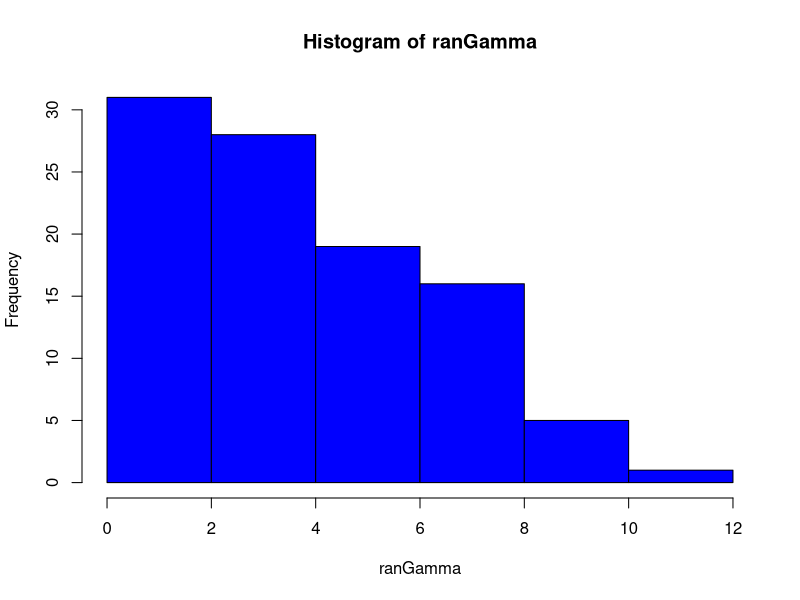
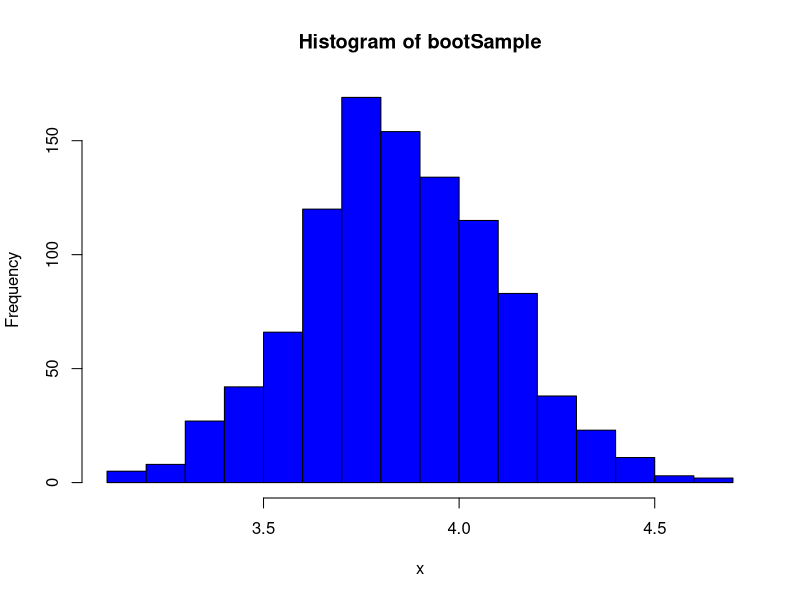
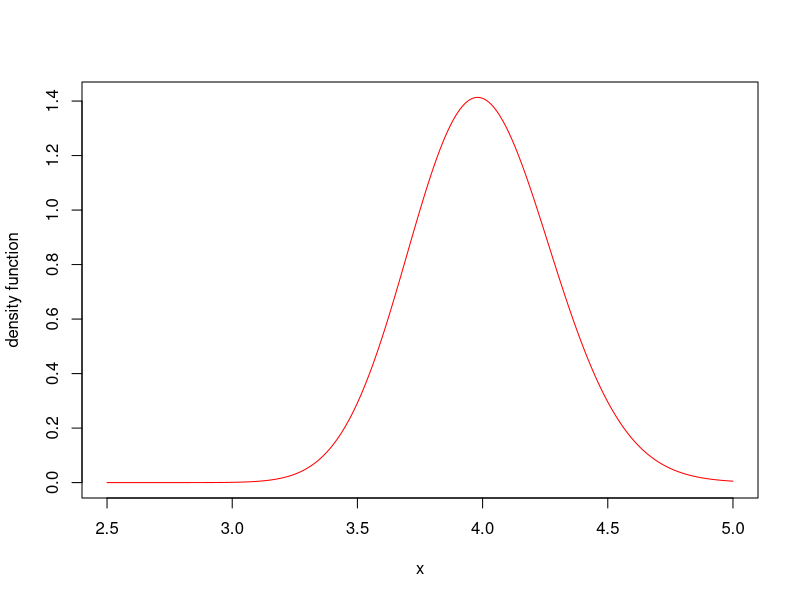
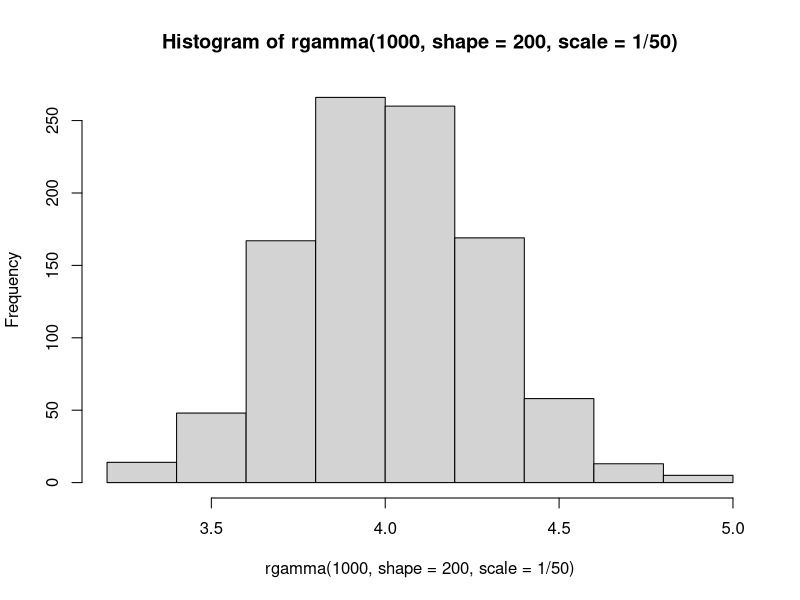
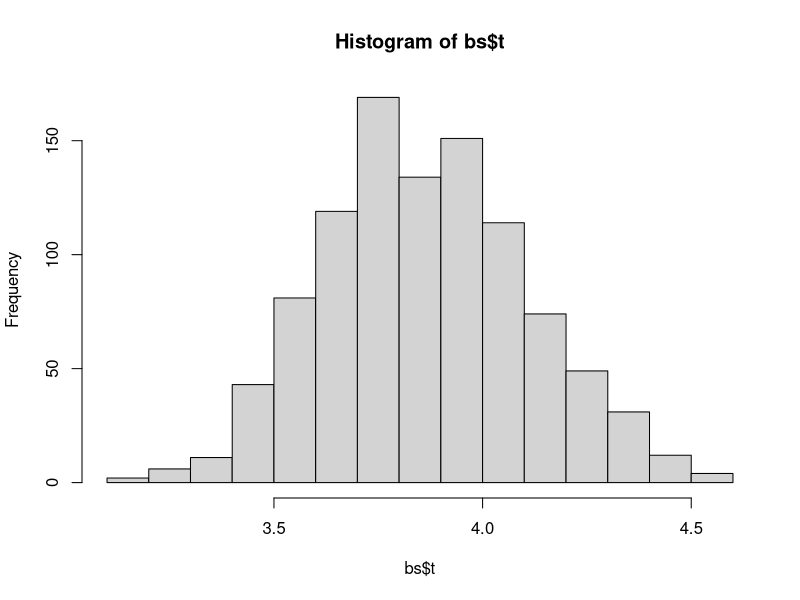

The R source for these figures, in order: (Note: a time limit stopped this script after it produced the figures.)
ranGamma = rgamma(100,shape=2,scale=2)
hist(ranGamma,col="BLUE")

BSsamplemean <- function (x)
{
  theta <- c();
  for (i in 1:1000)
    theta = append(theta,mean(sample(x,100,replace=TRUE)))
  theta
}
bootSample = BSsamplemean(ranGamma)
h = hist(bootSample,xlab="x",col="BLUE")#theta hat stjerna

plot(seq(2.5,5,0.001),dgamma(seq(2.5,5,0.001),shape=200,scale=1/50),type="l",col="RED",xlab="x",ylab="density function")
hist(rgamma(1000,shape=200,scale=1/50)) # theta hat
bias = mean(bootSample)-mean(ranGamma)
variance = var(bootSample)

######################
statistic <- function(x,d) mean(x[d])
bs = boot::boot(ranGamma,statistic,1000)
hist(bs$t)
#######################
# CIs
bootSample = sort(bootSample)
t25 = bootSample[25]
t975 = bootSample[975]

### basic
lBasic = 2*mean(ranGamma)-t975
UBasic = 2*mean(ranGamma)-t25
### Normal
se = sqrt(variance)
lNormal = mean(ranGamma)-qnorm(0.975,0,1)*se
UNormal = mean(ranGamma)-qnorm(0.025,0,1)*se
### percentile
lPerc = t25
UPerc = t975

#######
bootCI = boot::boot.ci(bs,conf=0.95,type=c("norm","basic","perc"))

####
#studying reliability of boostrap small sample, n=10 but 1000 bootstrap samples

percentages = c()

for(n in seq(10,100,10))
{
  counter <- 0
  for(i in 1:1000)
  {
    ranGammaSmall = rgamma(n,shape=2,scale=2)
    bs = boot::boot(ranGammaSmall,statistic,1000)
    CI = boot::boot.ci(bs,conf=0.95,type=c("basic"))$basic
    if (CI[4] <= 4 && 4 <= CI[5])
      counter=counter+1
  }
  percentages <- append(percentages,counter/1000)
}
plot(seq(10,100,10),percentages,col="RED",xlab="n",xlim=c(10,100),ylim=c(0.85,1),cex=0.85,pch=19)
par(new=TRUE)
plot(seq(0,110,10),rep(0.95,12),col="BLUE",xlim=c(10,100),ylim=c(0.85,1),xlab="",ylab="",axes=FALSE,type="l")
###################
